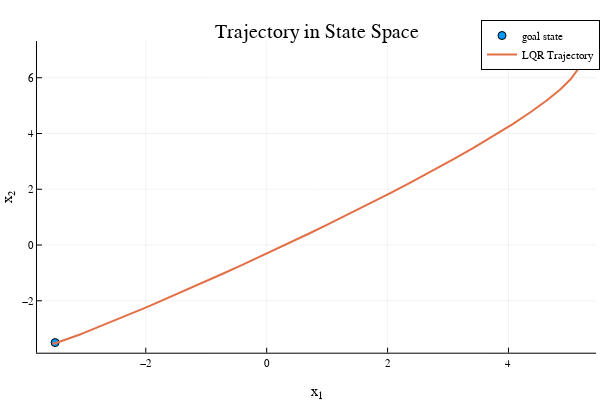

The cell this chart's notebook holds for it:
### Code cell
@testset "Why LQR is great reason 2" begin 
    
    # problem stuff
    dt = 0.1 
    tf = 20.0 
    t_vec = 0:dt:tf 
    N = length(t_vec)
    A,B = double_integrator_AB(dt)
    nx,nu = size(B)
    x0 = [5,7,2,-1.4] # initial condition 
    Q = diagm(ones(nx))
    R = diagm(ones(nu))
    Qf = 10*Q 
    
    P, K = fhlqr(A,B,Q,R,Qf,N)
    
    # TODO: specify a goal state with 0 velocity within a 5m radius of 0 
    xgoal = [-3.5,-3.5,0,0]
    @test norm(xgoal[1:2])< 5
    @test norm(xgoal[3:4])<1e-13 # ensure 0 velocity

    Xsim_lqr = [zeros(nx) for i = 1:N]
    Xsim_lqr[1] = 1*x0 
    
    for i = 1:N-1
        # TODO: use your FHLQR control gains K to calculate u_lqr
        # simulate lqr control 
        u_lqr = -K[i] * (Xsim_lqr[i] - xgoal)
        Xsim_lqr[i+1] = A*Xsim_lqr[i] + B*u_lqr
    end
    
    @test norm(Xsim_lqr[end][1:2] - xgoal[1:2]) < .1 
    
    # ------------------------plotting--------------------------
    Xm = mat_from_vec(Xsim_lqr)
    plot(xgoal[1:1],xgoal[2:2],seriestype = :scatter, label = "goal state")
    display(plot!(Xm[1,:],Xm[2,:],
                 title = "Trajectory in State Space",
                 ylabel = "x₂", xlabel = "x₁", lw = 2, label = "LQR Trajectory"))


end

### Figure 1 — Plotly figure (JSON) as saved in the notebook; plotly's stock layout.template omitted (floating-point values rounded to 4 significant figures; data arrays with more than 128 entries replaced by an {"elided": "..."} marker saying what was removed)
{"data": [{"colorbar": {"len": 0.8657, "title": "", "x": 0.9934, "y": 0.5087}, "legendgroup": "goal state", "marker": {"color": "rgba(0, 154, 250, 1.000)", "line": {"color": "rgba(0, 0, 0, 1.000)", "width": 1}, "size": 8, "symbol": "circle"}, "mode": "markers", "name": "goal state", "showlegend": true, "type": "scatter", "x": [-3.5], "xaxis": "x", "y": [-3.5], "yaxis": "y"}, {"colorbar": {"len": 0.8657, "title": "", "x": 0.9934, "y": 0.5087}, "legendgroup": "LQR Trajectory", "line": {"color": "rgba(227, 111, 71, 1.000)", "dash": "solid", "shape": "linear", "width": 2}, "mode": "lines", "name": "LQR Trajectory", "showlegend": true, "type": "scatter", "x": {"elided": "201 float values"}, "xaxis": "x", "y": {"elided": "201 float values"}, "yaxis": "y"}], "layout": {"annotations": [{"font": {"color": "rgba(0, 0, 0, 1.000)", "family": "sans-serif", "size": 20}, "rotation": 0, "showarrow": false, "text": "Trajectory in State Space", "x": 0.5275, "xanchor": "center", "xref": "paper", "y": 1, "yanchor": "top", "yref": "paper"}], "height": 400, "legend": {"bgcolor": "rgba(255, 255, 255, 1.000)", "bordercolor": "rgba(0, 0, 0, 1.000)", "borderwidth": 1, "font": {"color": "rgba(0, 0, 0, 1.000)", "family": "sans-serif", "size": 11}, "title": {"font": {"color": "rgba(0, 0, 0, 1.000)", "family": "sans-serif", "size": 15}, "text": ""}, "tracegroupgap": 0, "traceorder": "normal", "x": 1, "xanchor": "auto", "y": 1, "yanchor": "auto"}, "margin": {"b": 20, "l": 0, "r": 0, "t": 20}, "paper_bgcolor": "rgba(255, 255, 255, 1.000)", "plot_bgcolor": "rgba(255, 255, 255, 1.000)", "showlegend": true, "width": 600, "xaxis": {"anchor": "y", "domain": [0.06165, 0.9934], "gridcolor": "rgba(0, 0, 0, 0.100)", "gridwidth": 0.5, "linecolor": "rgba(0, 0, 0, 1.000)", "mirror": false, "range": [-3.8, 5.449], "showgrid": true, "showline": true, "showticklabels": true, "tickangle": 0, "tickcolor": "rgb(0, 0, 0)", "tickfont": {"color": "rgba(0, 0, 0, 1.000)", "family": "sans-serif", "size": 11}, "tickmode": "array", "ticks": "inside", "ticktext": ["−2", "0", "2", "4"], "tickvals": [-2, 0, 2, 4], "title": "x₁", "titlefont": {"color": "rgba(0, 0, 0, 1.000)", "family": "sans-serif", "size": 15}, "type": "-", "visible": true, "zeroline": false, "zerolinecolor": "rgba(0, 0, 0, 1.000)"}, "yaxis": {"anchor": "x", "domain": [0.07581, 0.9415], "gridcolor": "rgba(0, 0, 0, 0.100)", "gridwidth": 0.5, "linecolor": "rgba(0, 0, 0, 1.000)", "mirror": false, "range": [-3.863, 7.316], "showgrid": true, "showline": true, "showticklabels": true, "tickangle": 0, "tickcolor": "rgb(0, 0, 0)", "tickfont": {"color": "rgba(0, 0, 0, 1.000)", "family": "sans-serif", "size": 11}, "tickmode": "array", "ticks": "inside", "ticktext": ["−2", "0", "2", "4", "6"], "tickvals": [-2, 0, 2, 4, 6], "title": "x₂", "titlefont": {"color": "rgba(0, 0, 0, 1.000)", "family": "sans-serif", "size": 15}, "type": "-", "visible": true, "zeroline": false, "zerolinecolor": "rgba(0, 0, 0, 1.000)"}}}
